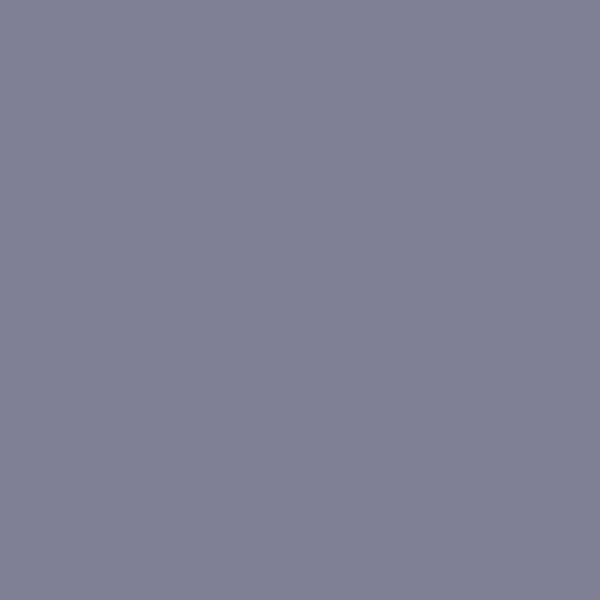
Frame 1 (no input)
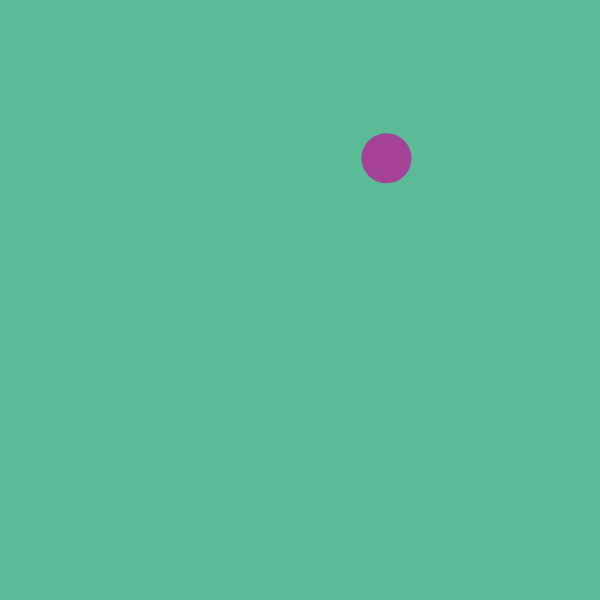
Frame 60 (the mouse pressed at the canvas centre just before this capture)
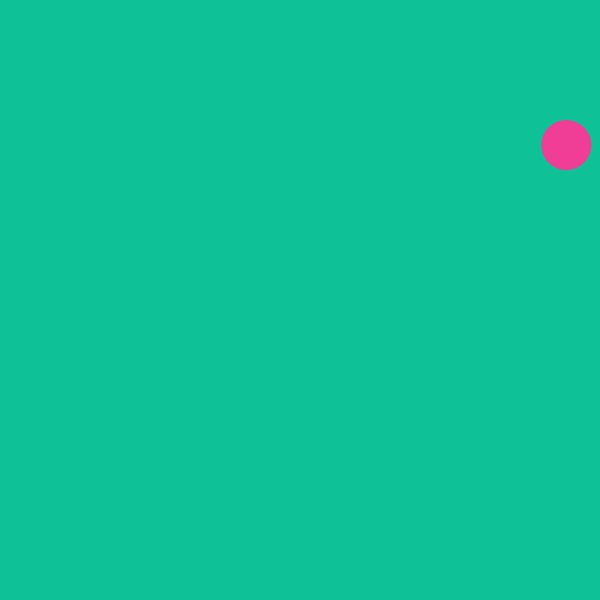
Frame 120 (the mouse held since frame 60 and released just before this capture)

The Processing sketch that drew these frames (run headless with seeded random() and noise(); from frame 60 on, the mouse is pressed at the canvas centre):

// Processing sketch: bouncingBall5
// ── bouncingBall5.pde
//when the mouse button is pressed, set the ball position to the mouse position and set a random velocity

float ballX;
float ballY;

float ballSize;

float speedX;
float speedY;

void setup() {
  size(600,600);
  background(0);
  
  noStroke();
  
  ballX = width/2;
  ballY = height/2;
  
  speedX = random(-5,5);
  speedY = random(-5,5);
  
  ballSize = 50;
}

void draw() {
 float r = map(ballX, 0, width, 0, 255);
  float g = map(ballY, 0, height, 0, 255);
  
  background(255-r, 255-g, 150);
  
  fill(r,g,150);
  ellipse(ballX, ballY, ballSize, ballSize);
  
  ballX += speedX;
  ballY += speedY;
  
  if (ballX > width - ballSize/2 || ballX < ballSize/2) {
    ballX -= speedX;
    speedX = -speedX;
  }
  
  if (ballY > height - ballSize/2 || ballY < ballSize/2) {
    ballY -= speedY;
    speedY = -speedY;
  }
  
}


//we haven't gone into this mousePressed() function yet - 
//you'll notice it isn't called in the draw loop at all.
//all will be explained soon. 
void mousePressed() {
  ballX = mouseX;
  ballY = mouseY;
  
  speedX = random(-5,5);
  speedY = random(-5,5);
  
}
